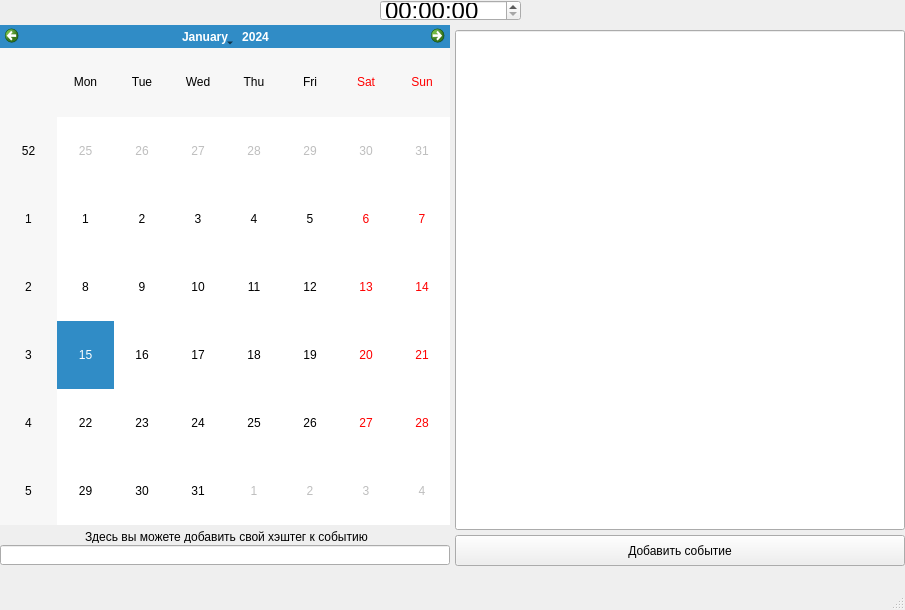
<?xml version="1.0" encoding="UTF-8"?>
<ui version="4.0">
 <class>MainWindow</class>
 <widget class="QMainWindow" name="MainWindow">
  <property name="enabled">
   <bool>true</bool>
  </property>
  <property name="geometry">
   <rect>
    <x>0</x>
    <y>0</y>
    <width>905</width>
    <height>610</height>
   </rect>
  </property>
  <property name="windowTitle">
   <string>MainWindow</string>
  </property>
  <widget class="QWidget" name="centralwidget">
   <widget class="QCalendarWidget" name="calendarWidget">
    <property name="geometry">
     <rect>
      <x>0</x>
      <y>25</y>
      <width>450</width>
      <height>500</height>
     </rect>
    </property>
   </widget>
   <widget class="QTimeEdit" name="timeEdit">
    <property name="geometry">
     <rect>
      <x>380</x>
      <y>0</y>
      <width>141</width>
      <height>21</height>
     </rect>
    </property>
    <property name="font">
     <font>
      <pointsize>18</pointsize>
     </font>
    </property>
    <property name="layoutDirection">
     <enum>Qt::LeftToRight</enum>
    </property>
    <property name="autoFillBackground">
     <bool>false</bool>
    </property>
   </widget>
   <widget class="QPushButton" name="pushButton">
    <property name="geometry">
     <rect>
      <x>455</x>
      <y>535</y>
      <width>450</width>
      <height>31</height>
     </rect>
    </property>
    <property name="text">
     <string>Добавить событие</string>
    </property>
   </widget>
   <widget class="QLineEdit" name="lineEdit">
    <property name="geometry">
     <rect>
      <x>455</x>
      <y>30</y>
      <width>450</width>
      <height>500</height>
     </rect>
    </property>
   </widget>
   <widget class="QLabel" name="label">
    <property name="geometry">
     <rect>
      <x>85</x>
      <y>530</y>
      <width>285</width>
      <height>13</height>
     </rect>
    </property>
    <property name="text">
     <string>Здесь вы можете добавить свой хэштег к событию</string>
    </property>
   </widget>
   <widget class="QLineEdit" name="lineEdit_2">
    <property name="geometry">
     <rect>
      <x>0</x>
      <y>545</y>
      <width>450</width>
      <height>20</height>
     </rect>
    </property>
   </widget>
  </widget>
  <widget class="QMenuBar" name="menubar">
   <property name="geometry">
    <rect>
     <x>0</x>
     <y>0</y>
     <width>905</width>
     <height>21</height>
    </rect>
   </property>
  </widget>
  <widget class="QStatusBar" name="statusbar"/>
 </widget>
 <resources/>
 <connections/>
</ui>
